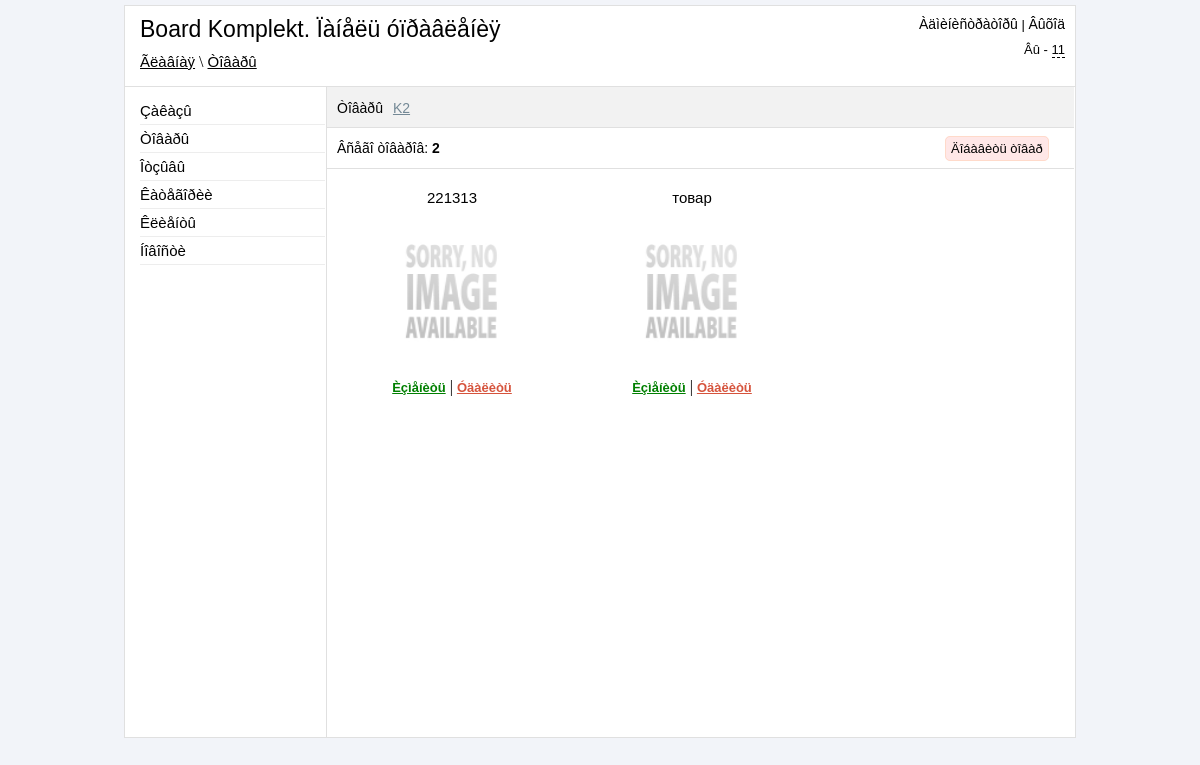
Page /admin/products.php?category=snowboard&brand=K2 (signed in) on the earlier database version.
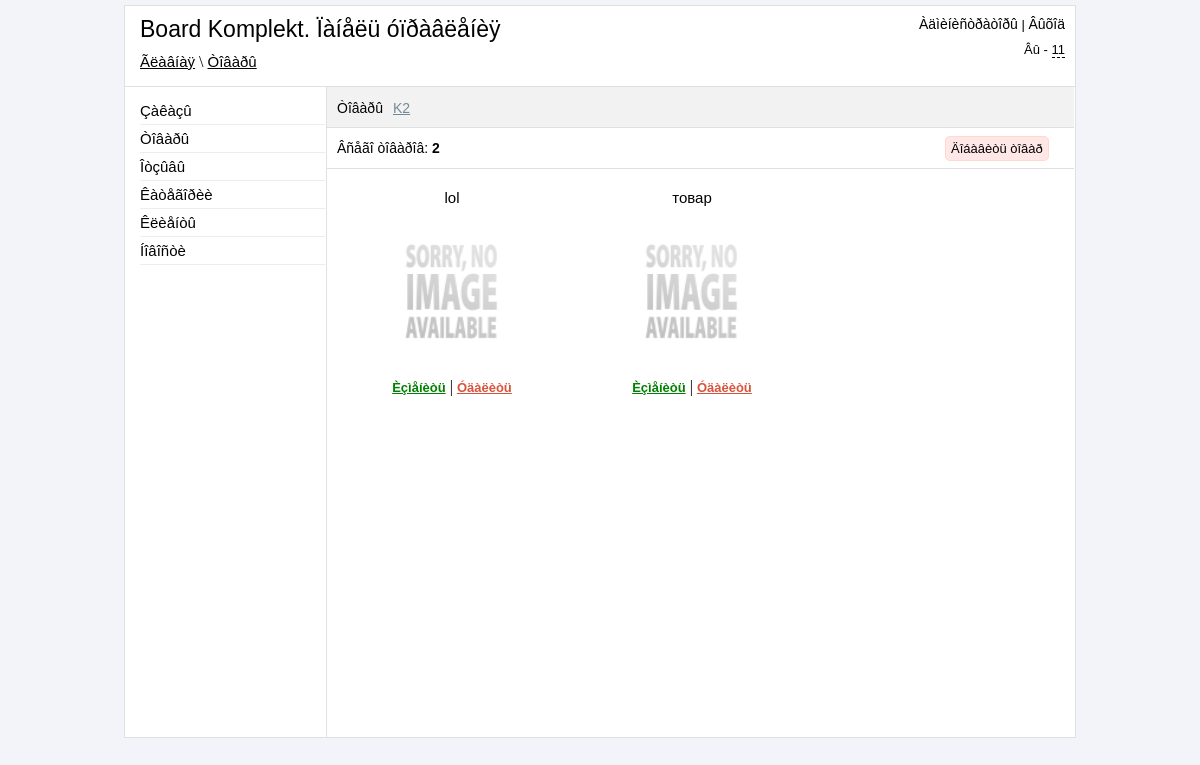
Same page on the later database version.
### tables this page shows
CREATE TABLE IF NOT EXISTS `table_products` (
  `products_id` int(11) NOT NULL AUTO_INCREMENT,
  `title` varchar(255) NOT NULL,
  `price` int(11) NOT NULL,
  `seo_words` text NOT NULL,
  `seo_description` text NOT NULL,
  `mini_description` varchar(280) NOT NULL,
  `image` varchar(255) NOT NULL,
  `description` text NOT NULL,
  `mini_features` varchar(280) NOT NULL,
  `features` text NOT NULL,
  `datetime` datetime NOT NULL,
  `new` tinyint(4) NOT NULL DEFAULT '0',
  `leader` tinyint(4) NOT NULL DEFAULT '0',
  `sale` tinyint(4) NOT NULL DEFAULT '0',
  `visible` tinyint(4) NOT NULL DEFAULT '0',
  `brand_id` int(11) NOT NULL,
  PRIMARY KEY (`products_id`),
  KEY `products_id` (`products_id`),
  KEY `products_id_2` (`products_id`),
  KEY `brand_id` (`brand_id`)
);

### admin/include/sort-product.php (called while the page is built, shortened)
<?php
include("include/functions.php");
$category = $_GET["category"];
$brand = $_GET["brand"];
if (isset($category))
{
    switch ($category)
    {
        default:
        $selectBrand = $brand;
        $url = "category=".clear_strings($category)."&brand=".clear_strings($brand)."&";
        $category = "WHERE brand_id IN (SELECT id FROM brands WHERE category='".clear_strings($category)."' AND brand = '".clear_strings($brand)."')";
        break;
    }
}
else
{
    $selectBrand = 'Âñå òîâàðû';
    $url = "";
    $category = "";
}
?>

### admin/include/functions.php (called while the page is built)
<?php
function clear_strings($clear_string)
{
    $clear_string = strip_tags($clear_string);
    $clear_string = mysql_real_escape_string($clear_string);
    $clear_string = trim($clear_string);
    return $clear_string;
}
?>

### admin/include/products_list.php (the view, shortened to what this page needs)
<ul class="list">
    <li>Òîâàðû</li>
    <li><a class="select-links" href="#"><? echo $selectBrand; ?></a>
    </li>
</ul>

### admin/products.php (shortened to what this page needs)
<?php
	if ($_SESSION['auth_admin'] == "yes_auth")
	{
		include("include/db_connect.php");
        include("include/sort-product.php");
?>
<!DOCTYPE HTML>
<html>
<head>
	<link href ="css/reset.css" rel="stylesheet" type="text/css" />
	<link href ="css/style.css" rel="stylesheet" type="text/css" />
    <link href ="jquery_confirm/jquery_confirm.css" rel="stylesheet" type="text/css" />
</head>
<body>
<div class="block-body">
	<?php
		include("include/block-header.php");
        $count_products = mysql_query("SELECT * FROM table_products $category", $link);
        $count_products = mysql_num_rows($count_products);
	?>
	<div class="block-content">
		<div class = "block-parameters">
            <?php
		      include("include/products_list.php");
            ?>
		</div>
        <div class="block-info">
        <p class="count-style">Âñåãî òîâàðîâ: <strong><?php echo $count_products;?></strong></p>
        <p class="add-product"><a href="add_product.php">Äîáàâèòü òîâàð</a></p>
        </div>
        <ul class = "block-product">
            <?php
                $num = 9;
                $page = (int)$_GET['page'];
                $count = mysql_query("SELECT COUNT(*) FROM table_products $category",$link);
                $temp = mysql_fetch_array($count);
                $page = intval($page);
                if(empty($page) or $page <= 0) $page = 1;
                    $start = $page * $num - $num;
                if($temp[0] > 0)
                {
                    $result = mysql_query("SELECT * FROM table_products $category ORDER BY products_id DESC LIMIT $start, $num", $link);
                    if(mysql_num_rows($result) > 0)
                    {
                        $row = mysql_fetch_array($result);
                        do
                        {
                            if(strlen($row["image"]) > 0 && file_exists("../upload_images/".$row["image"]))
                            {
                                $img_path = "../upload_images/".$row["image"];
                                $max_width = 130;
                                $max_height = 170;
                                $width = 130;
                                $height = 170;
                            }
                            else
                            {
                                $img_path = "../../images/no-image.png";
                                $width = 130;
                                $height = 170;
                            }
                            echo '
                            <li class = "product-li">
                                <p class = "product-p">'.$row["title"].'</p>
                                <center>
                                    <img src = "'.$img_path.'" width = "'.$width.'" height = "'.$height.'" />
                                </center>
                                <p align="center" class="link-action">
                                    <a class="green" href="edit_product.php?id='.$row["products_id"].'">Èçìåíèòü</a> | <a rel="products.php?'.$url.'id='.$row["products_id"].'&action=delete" class="delete" > Óäàëèòü</a>
                                </p>
                            </li>
                            ';
                        } while ($row = mysql_fetch_array($result));
                        echo'
                        </ul>
                        ';
                    }
                }
            ?>
	</div>
</div>
</body>
</html>
<?php
	}
	else
	{
		header("Location: login.php");
	}
?>

Differences in the rows shown:
changed table_products: title "221313" → "lol"
